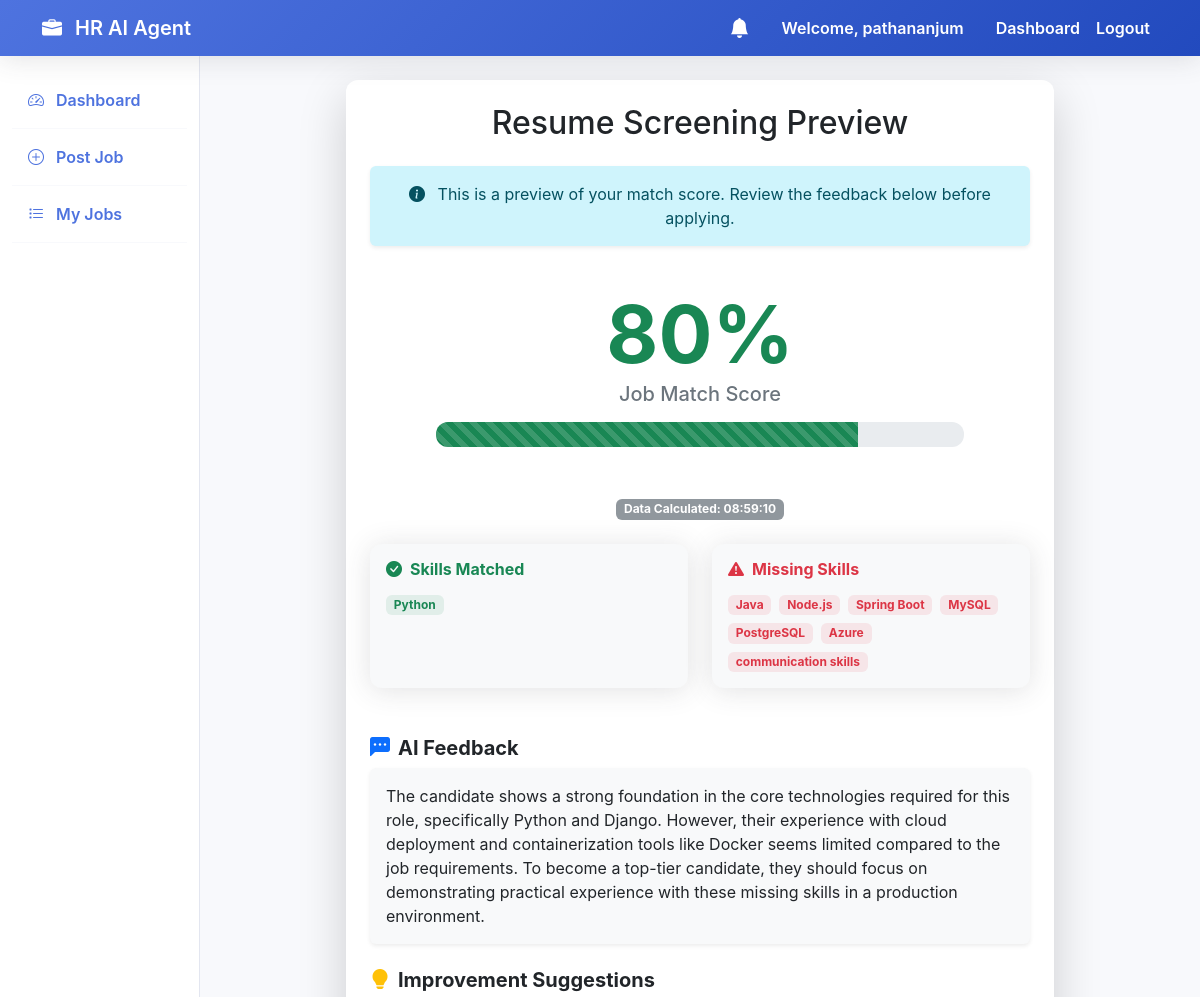
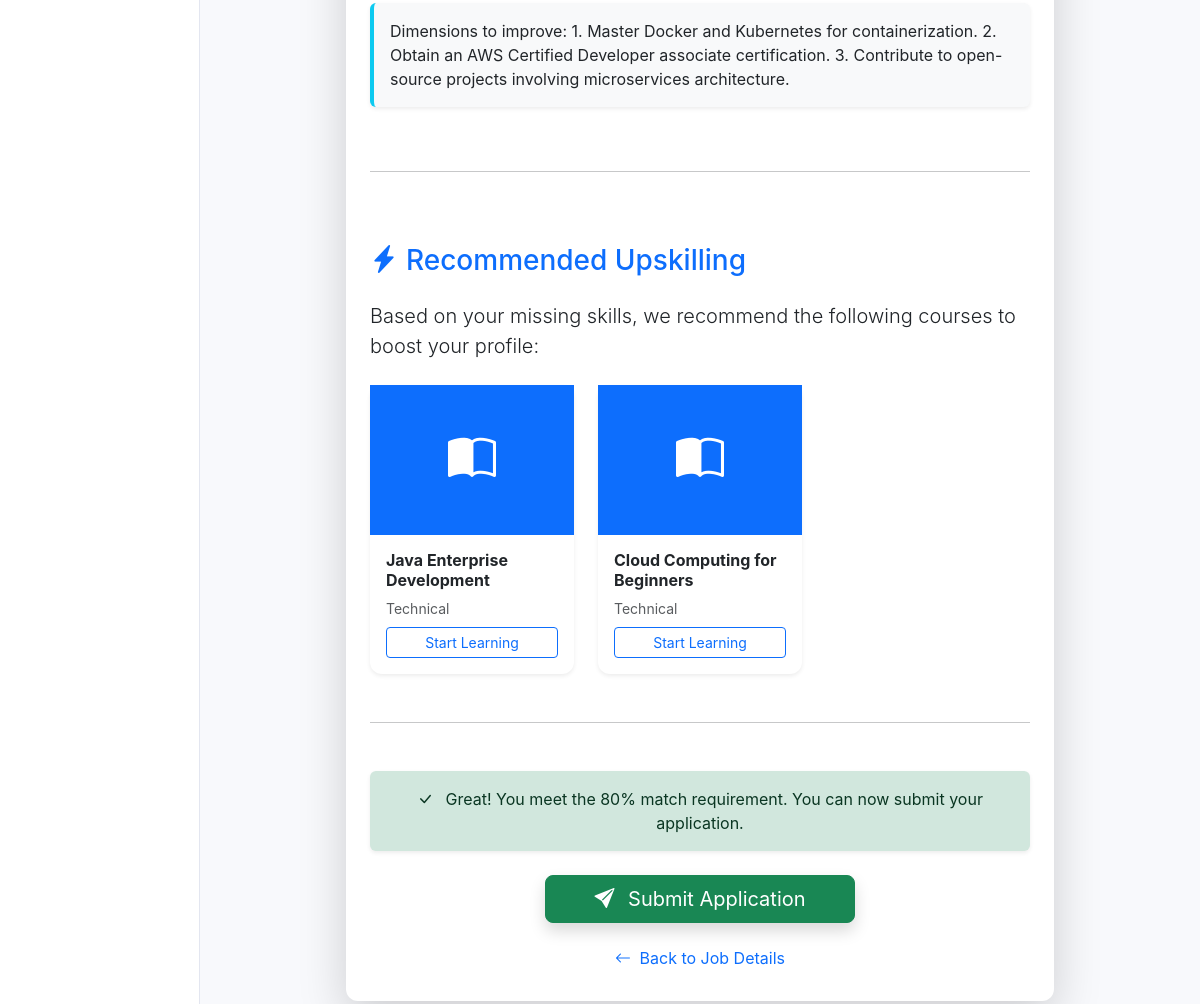
/jobs/screening-preview/7/7/ (signed in), run on the app's committed database (2 pictures, top to bottom).
### accounts/models.py (models this page shows, shortened)
class User(AbstractUser):
    ROLE_CHOICES = (
        ('hr', 'HR (Recruiter)'),
        ('candidate', 'Candidate (Student/Job Seeker)'),
    )
    role = models.CharField(max_length=20, choices=ROLE_CHOICES, default='candidate')
    phone = models.CharField(max_length=15, blank=True, null=True)
    organization_name = models.CharField(max_length=255, blank=True, null=True, help_text="Required for HR role")
    profile_picture = models.ImageField(upload_to='profile_pics/', blank=True, null=True)

### jobs/models.py (models this page shows, shortened)
class Resume(models.Model):
    candidate = models.ForeignKey(settings.AUTH_USER_MODEL, on_delete=models.CASCADE, related_name='resumes')
    file = models.FileField(upload_to='resumes/')
    parsed_data = models.JSONField(null=True, blank=True)
    match_score = models.FloatField(default=0.0)
    ai_feedback = models.TextField(blank=True, null=True)
    skills_matched = models.TextField(blank=True, null=True)
    missing_skills = models.TextField(blank=True, null=True)
    improvement_suggestions = models.TextField(blank=True, null=True)
    uploaded_at = models.DateTimeField(auto_now_add=True)

### lms/models.py (models this page shows, shortened)
class Course(models.Model):
    CATEGORY_CHOICES = (
        ('technical', 'Technical Skills'),
        ('soft_skills', 'Soft Skills'),
        ('career_prep', 'Career Preparation'),
    )
    title = models.CharField(max_length=255)
    description = models.TextField()
    thumbnail = models.ImageField(upload_to='course_thumbnails/', blank=True, null=True)
    category = models.CharField(max_length=50, choices=CATEGORY_CHOICES, default='technical')
    requires_final_quiz = models.BooleanField(default=True)
    final_quiz_topic = models.CharField(max_length=255, blank=True, null=True, help_text="The topic string to use for the AI quiz generation for this course.")
    created_at = models.DateTimeField(auto_now_add=True)

### jobs/views.py (the view)
# urls.py: path('screening-preview/<int:resume_id>/<int:job_id>/', views.screening_preview, name='screening_preview'),
@login_required
def screening_preview(request, resume_id, job_id):
    resume = get_object_or_404(Resume, id=resume_id, candidate=request.user)
    job = get_object_or_404(Job, id=job_id)
    resume_skills = resume.parsed_data.get('Skills', [])
    matched_skills, missing_skills = calculate_skills_match(resume_skills, job.skills_required)
    import datetime
    now_str = datetime.datetime.now().strftime("%H:%M:%S")
    match_data = analyze_match(resume.parsed_data, job.description, missing_skills)
    resume.match_score = match_data.get('match_score', 0)
    resume.ai_feedback = match_data.get('ai_feedback', '')
    resume.improvement_suggestions = match_data.get('improvement_suggestions', '')
    resume.save()
    recommended_courses = get_recommended_courses(missing_skills)
    context = {
        'resume': resume,
        'job': job,
        'matched_skills': matched_skills,
        'missing_skills': missing_skills,
        'recommended_courses': recommended_courses,
        'last_updated': now_str
    }
    return render(request, 'jobs/screening_preview.html', context)

### interviews/context_processors.py (called while the page is built)
def unread_notifications(request):
    if request.user.is_authenticated:
        count = Notification.objects.filter(recipient=request.user, is_read=False).count()
        return {'unread_notifications_count': count}
    return {'unread_notifications_count': 0}

### jobs/views.py (called while the page is built)
def extract_skills_list(skills_text):
    if not skills_text:
        return []
    def clean_skill(s):
        if not isinstance(s, str):
            return str(s)
        s = s.replace('{{', '').replace('}}', '').replace('{', '').replace('}', '').strip()
        return s
    if isinstance(skills_text, list):
        skills = [clean_skill(s) for s in skills_text]
        return [s for s in skills if s.lower() not in ['skills', 'skill', '']]
    if ':' in skills_text:
        skills_text = skills_text.split(':', 1)[1]
    skills = [clean_skill(s) for s in skills_text.split(',') if s.strip()]
    return [s for s in skills if s.lower() not in ['skills', 'skill', '']]

def get_recommended_courses(missing_skills):
    from lms.models import Course
    from django.db.models import Q
    search_terms = missing_skills
    query = Q()
    for term in search_terms:
        query |= Q(title__icontains=term) | Q(description__icontains=term)
    recommended_courses = []
    if query:
        recommended_courses = list(Course.objects.filter(query).distinct())
    return recommended_courses

### templates/jobs/screening_preview.html (shortened to what this page needs)
{% extends 'base.html' %}
{% block content %}
<div class="row justify-content-center">
    <div class="col-md-9">
        <div class="card p-4 shadow-lg border-0">
            <h2 class="text-center mb-4">Resume Screening Preview</h2>
            <div class="alert alert-info border-0 shadow-sm text-center">
                <i class="bi bi-info-circle-fill me-2"></i> This is a preview of your match score. Review the feedback
                below before applying.
            </div>
            <div class="text-center mb-5 mt-4">
                <div
                    class="display-1 fw-bold {% if resume.match_score >= 80 %}text-success{% elif resume.match_score >= 50 %}text-warning{% else %}text-danger{% endif %}">
                    {{ resume.match_score|floatformat:0 }}%
                </div>
                <h5 class="text-secondary">Job Match Score</h5>
                <div class="progress mt-3 mx-auto" style="height: 25px; width: 80%; border-radius: 12px;">
                    <div class="progress-bar progress-bar-striped progress-bar-animated {% if resume.match_score >= 80 %}bg-success{% elif resume.match_score >= 50 %}bg-warning{% else %}bg-danger{% endif %}"
                        role="progressbar" style="width: {{ resume.match_score|floatformat:0 }}%;"
                        aria-valuenow="{{ resume.match_score|floatformat:0 }}" aria-valuemin="0" aria-valuemax="100">
                    </div>
                </div>
            </div>
            <div class="row justify-content-center mb-4">
                <div class="col-auto">
                    <span class="badge bg-secondary opacity-75">Data Calculated: {{ last_updated }}</span>
                </div>
            </div>
            <div class="row g-4 mb-4">
                <div class="col-md-6">
                    <div class="card bg-light border-0 h-100 p-3">
                        <h6 class="text-success fw-bold mb-3"><i class="bi bi-check-circle-fill me-2"></i>Skills Matched
                        </h6>
                        {% if matched_skills %}
                        <div class="d-flex flex-wrap gap-2">
                            {% for s in matched_skills %}
                            <span class="badge bg-success bg-opacity-10 text-success">
                                {{ s }}
                            </span>
                            {% endfor %}
                        </div>
                        {% else %}
                        <p class="text-muted small">No direct skill matches found.</p>
                        {% endif %}
                    </div>
                </div>
                <div class="col-md-6">
                    <div class="card bg-light border-0 h-100 p-3">
                        <h6 class="text-danger fw-bold mb-3"><i class="bi bi-exclamation-triangle-fill me-2"></i>Missing
                            Skills</h6>
                        {% if missing_skills %}
                        <div class="d-flex flex-wrap gap-2">
                            {% for s in missing_skills %}
                            <span class="badge bg-danger bg-opacity-10 text-danger">
                                {{ s }}
                            </span>
                            {% endfor %}
                        </div>
                        {% else %}
                        <p class="text-muted small">Excellent! No major skills missing.</p>
                        {% endif %}
                    </div>
                </div>
            </div>
            <div class="mt-4">
                <h5 class="fw-bold"><i class="bi bi-chat-left-dots-fill me-2 text-primary"></i>AI Feedback</h5>
                <p class="bg-light p-3 rounded shadow-sm">
                    {{ resume.ai_feedback }}
                </p>
                <h5 class="fw-bold mt-4"><i class="bi bi-lightbulb-fill me-2 text-warning"></i>Improvement Suggestions
                </h5>
                <p class="bg-light p-3 rounded border-start border-4 border-info shadow-sm">
                    {{ resume.improvement_suggestions }}
                </p>
            </div>
            {% if recommended_courses %}
            <hr class="my-5">
            <div class="mt-4">
                <h3 class="mb-4 text-primary"><i class="bi bi-lightning-charge-fill me-2"></i>Recommended Upskilling
                </h3>
                <p class="lead mb-4">Based on your missing skills, we recommend the following courses to boost your
                    profile:</p>
                <div class="row g-4">
                    {% for course in recommended_courses %}
                    <div class="col-md-4">
                        <div class="card h-100 border-0 shadow-sm">
                            {% if course.thumbnail %}
                            <img src="{{ course.thumbnail.url }}" class="card-img-top" alt="{{ course.title }}"
                                style="height: 150px; object-fit: cover;">
                            {% else %}
                            <div class="bg-primary d-flex align-items-center justify-content-center"
                                style="height: 150px;">
                                <i class="bi bi-book-half text-white" style="font-size: 3rem;"></i>
                            </div>
                            {% endif %}
                            <div class="card-body">
                                <h6 class="card-title fw-bold">{{ course.title }}</h6>
                                <p class="small text-muted mb-2">{{ course.category|title }}</p>
                                <a href="{% url 'course_detail' course.id %}"
                                    class="btn btn-outline-primary btn-sm w-100 stretched-link">Start Learning</a>
                            </div>
                        </div>
                    </div>
                    {% endfor %}
                </div>
            </div>
            {% endif %}
            <hr class="my-5">
            <div class="text-center">
                {% if resume.match_score >= 80 %}
                <div class="alert alert-success border-0 shadow-sm mb-4">
                    <i class="bi bi-check-lg me-2"></i> Great! You meet the 80% match requirement. You can now submit
                    your application.
                </div>
                <form action="{% url 'confirm_apply' resume.id job.id %}" method="post">
                    <button type="submit" class="btn btn-success btn-lg px-5 shadow">
                        <i class="bi bi-send-fill me-2"></i> Submit Application
                    </button>
                </form>
                {% endif %}
                <div class="mt-3">
                    <a href="{% url 'job_detail' job.id %}" class="btn btn-link text-decoration-none">
                        <i class="bi bi-arrow-left me-1"></i> Back to Job Details
                    </a>
                </div>
            </div>
        </div>
    </div>
</div>
{% endblock %}

### templates/base.html (shortened to what this page needs)
<!DOCTYPE html>
<html lang="en">
<head>
    <link href="https://cdn.jsdelivr.net/npm/bootstrap@5.3.0/dist/css/bootstrap.min.css" rel="stylesheet">
    <link rel="stylesheet" href="https://cdn.jsdelivr.net/npm/bootstrap-icons@1.10.5/font/bootstrap-icons.css">
</head>
<body>
    <nav class="navbar navbar-expand-lg sticky-top">
        <div class="container">
            <a class="navbar-brand" href="{% url 'home' %}">
                <i class="bi bi-briefcase-fill me-2"></i> HR AI Agent
            </a>
            <div class="collapse navbar-collapse" id="navbarNav">
                <ul class="navbar-nav ms-auto">
                    {% if user.is_authenticated %}
                    <li class="nav-item me-3 d-flex align-items-center">
                        <a href="{% url 'dashboard' %}" class="nav-link position-relative py-0">
                            <i class="bi bi-bell-fill fs-5"></i>
                        </a>
                    </li>
                    <li class="nav-link text-white me-3">Welcome, {{ user.username }}</li>
                    <li class="nav-item">
                        <a class="nav-link" href="{% url 'dashboard' %}">Dashboard</a>
                    </li>
                    <li class="nav-item">
                        <form action="{% url 'logout' %}" method="post" class="d-inline">
                            <button type="submit" class="nav-link btn btn-link"
                                style="text-decoration: none;">Logout</button>
                        </form>
                    </li>
                    {% endif %}
                </ul>
            </div>
        </div>
    </nav>
    <div class="container-fluid">
        <div class="row">
            {% if user.is_authenticated %}
            <nav class="col-md-3 col-lg-2 d-md-block sidebar collapse">
                <div class="position-sticky pt-3">
                    <ul class="nav flex-column">
                        <li class="nav-item">
                            <a class="nav-link active" href="{% url 'dashboard' %}">
                                <i class="bi bi-speedometer2 me-2"></i> Dashboard
                            </a>
                        </li>
                        {% if user.role == 'hr' %}
                        <li class="nav-item">
                            <a class="nav-link" href="{% url 'post_job' %}">
                                <i class="bi bi-plus-circle me-2"></i> Post Job
                            </a>
                        </li>
                        <li class="nav-item">
                            <a class="nav-link" href="{% url 'hr_jobs' %}">
                                <i class="bi bi-list-task me-2"></i> My Jobs
                            </a>
                        </li>
                        {% endif %}
                    </ul>
                </div>
            </nav>
            <main class="col-md-9 ms-sm-auto col-lg-10 px-md-4 py-4">
                {% block content %}{% endblock %}
            </main>
            {% endif %}
        </div>
    </div>
</body>
</html>

### templates/base.html (style rules this page uses)
:root { --primary-color: #4e73df; --secondary-color: #858796; --success-color: #1cc88a; --info-color: #36b9cc; --warning-color: #f6c23e; --danger-color: #e74a3b; --dark-bg: #f8f9fc; }
body { font-family: 'Inter', -apple-system, BlinkMacSystemFont, "Segoe UI", Roboto, "Helvetica Neue", Arial, sans-serif; background-color: var(--dark-bg); color: #5a5c69; }
.navbar { background: linear-gradient(135deg, #4e73df 0%, #224abe 100%); box-shadow: 0 0.15rem 1.75rem 0 rgba(58, 59, 69, 0.15); }
.navbar-brand, .nav-link { color: white !important; font-weight: 600; }
.card { border: none; border-radius: 0.75rem; box-shadow: 0 0.15rem 1.75rem 0 rgba(58, 59, 69, 0.15); transition: transform 0.2s; }
.sidebar { min-height: 100vh; background: white; border-right: 1px solid #e3e6f0; }
.sidebar .nav-link { color: #4e73df !important; padding: 1rem; border-bottom: 1px solid #f8f9fc; }

### data on the page
User: username "pathananjum"
Resume: match_score "80", ai_feedback "The candidate shows a strong foundation in the core technologies required for this role, specifically Python and Django. However, their experience with cloud deployment and containerization tools like Docker seems limited compared to the job requirements. To become a top-tier candidate, they should focus on demonstrating practical experience with these missing skills in a production environment.", improvement_suggestions "Dimensions to improve: 1. Master Docker and Kubernetes for containerization. 2. Obtain an AWS Certified Developer associate certification. 3. Contribute to open-source projects involving microservices architecture."
Course: title "Java Enterprise Development", category "Technical"
Course: title "Cloud Computing for Beginners", category "Technical"

### other printed values
{{ s }} "Python"
{{ s }} "Java" "Node.js" "Spring Boot" "MySQL" "PostgreSQL" "Azure" "communication skills"
